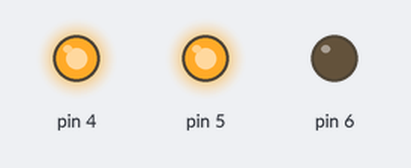
Recording of a sketch running on a simulated Arduino Uno, built with avr-gcc and run on an emulated ATmega328P. On the bench: output pins drawn as LEDs (lit = HIGH).

Above: at 0.5 s.
At 3.5 s:
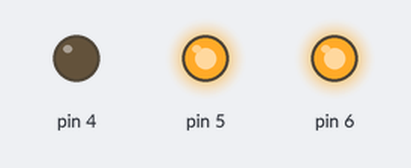
At 5.5 s:
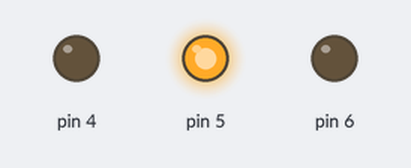
Timing chart, 0 to 6.9 s (numbered marks = the images above):
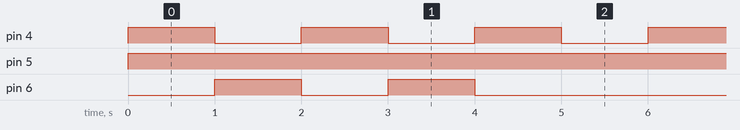

Measured:
- by itself, pin 4: alternates HIGH for 1.0 s and LOW for 1.0 s
- by itself, pin 5: LOW → HIGH at 0.00 s
- by itself, pin 6: repeats every 6.0 s: LOW 1.0 s, HIGH 1.0 s, LOW 3.0 s, HIGH 1.0 s

The sketch:

2210.ino
```cpp
void setup()
{
  pinMode(4, OUTPUT);
  pinMode(5, OUTPUT);
  pinMode(6, OUTPUT);
}

void loop()
{
  digitalWrite(4, HIGH);
  digitalWrite(5, HIGH);
  delay(1000); // Wait for 1000 millisecond(s)
  digitalWrite(4, LOW);
  digitalWrite(6, HIGH);
  delay(1000); // Wait for 1000 millisecond(s)
  digitalWrite(4, HIGH);
  digitalWrite(6, LOW);
  delay(1000); // Wait for 1000 millisecond(s)
  digitalWrite(4, LOW);
  digitalWrite(6, HIGH);
  delay(1000); // Wait for 1000 millisecond(s)
  digitalWrite(4, HIGH);
  digitalWrite(6, LOW);
  delay(1000); // Wait for 1000 millisecond(s)
  digitalWrite(4, LOW);
  digitalWrite(5, HIGH);
  delay(1000); // Wait for 1000 millisecond(s)
}
```
